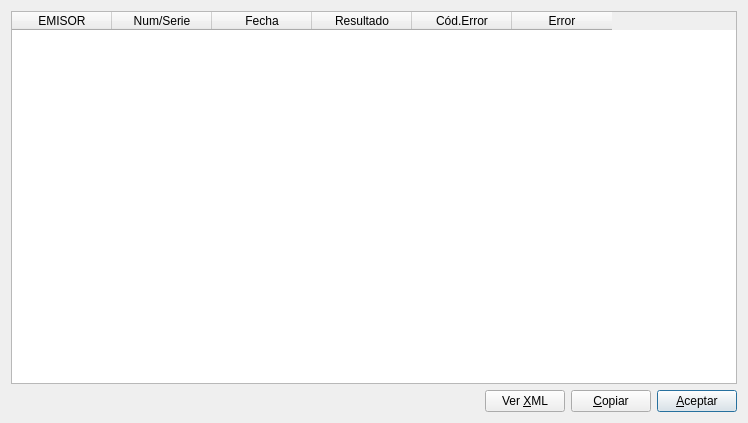
<?xml version="1.0" encoding="UTF-8"?>
<ui version="4.0">
 <class>respuesta_vf</class>
 <widget class="QDialog" name="respuesta_vf">
  <property name="geometry">
   <rect>
    <x>0</x>
    <y>0</y>
    <width>748</width>
    <height>423</height>
   </rect>
  </property>
  <property name="windowTitle">
   <string>RESPUESTA ENVÍO VERI*FACTU</string>
  </property>
  <layout class="QVBoxLayout" name="verticalLayout">
   <item>
    <widget class="QTableWidget" name="tableWidget">
     <column>
      <property name="text">
       <string>EMISOR</string>
      </property>
     </column>
     <column>
      <property name="text">
       <string>Num/Serie</string>
      </property>
     </column>
     <column>
      <property name="text">
       <string>Fecha</string>
      </property>
     </column>
     <column>
      <property name="text">
       <string>Resultado</string>
      </property>
     </column>
     <column>
      <property name="text">
       <string>Cód.Error</string>
      </property>
     </column>
     <column>
      <property name="text">
       <string>Error</string>
      </property>
     </column>
    </widget>
   </item>
   <item>
    <layout class="QHBoxLayout" name="horizontalLayout">
     <item>
      <spacer name="horizontalSpacer">
       <property name="orientation">
        <enum>Qt::Orientation::Horizontal</enum>
       </property>
       <property name="sizeHint" stdset="0">
        <size>
         <width>40</width>
         <height>20</height>
        </size>
       </property>
      </spacer>
     </item>
     <item>
      <widget class="QPushButton" name="xml_pushButton">
       <property name="text">
        <string>Ver &amp;XML</string>
       </property>
       <property name="icon">
        <iconset resource="../keme.qrc">
         <normaloff>:/iconos/graf/xml.jpeg</normaloff>:/iconos/graf/xml.jpeg</iconset>
       </property>
      </widget>
     </item>
     <item>
      <widget class="QPushButton" name="copiar_pushButton">
       <property name="text">
        <string>&amp;Copiar</string>
       </property>
       <property name="icon">
        <iconset resource="../keme.qrc">
         <normaloff>:/iconos/graf/copiar.png</normaloff>:/iconos/graf/copiar.png</iconset>
       </property>
      </widget>
     </item>
     <item>
      <widget class="QPushButton" name="aceptar_pushButton">
       <property name="text">
        <string>&amp;Aceptar</string>
       </property>
       <property name="icon">
        <iconset resource="../keme.qrc">
         <normaloff>:/iconos/graf/application-exit.png</normaloff>:/iconos/graf/application-exit.png</iconset>
       </property>
       <property name="default">
        <bool>true</bool>
       </property>
      </widget>
     </item>
    </layout>
   </item>
  </layout>
 </widget>
 <tabstops>
  <tabstop>tableWidget</tabstop>
  <tabstop>xml_pushButton</tabstop>
  <tabstop>copiar_pushButton</tabstop>
  <tabstop>aceptar_pushButton</tabstop>
 </tabstops>
 <resources>
  <include location="../keme.qrc"/>
 </resources>
 <connections>
  <connection>
   <sender>aceptar_pushButton</sender>
   <signal>clicked()</signal>
   <receiver>respuesta_vf</receiver>
   <slot>accept()</slot>
   <hints>
    <hint type="sourcelabel">
     <x>691</x>
     <y>396</y>
    </hint>
    <hint type="destinationlabel">
     <x>504</x>
     <y>384</y>
    </hint>
   </hints>
  </connection>
 </connections>
</ui>
